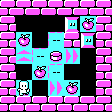

Tiled map render using the project's own tile images. Description and the whole map definition, tile-layer contents included, below:
An orthogonal 7x7 tile map with 16x16 px tiles, 1 tile layer (base).

<map version="1.5" tiledversion="1.5.0" orientation="orthogonal" renderorder="right-down" width="7" height="7" tilewidth="16" tileheight="16" infinite="0" nextlayerid="2" nextobjectid="1">
 <tileset firstgid="1" source="../../editor_tiles.tsx" />
 <layer id="1" name="base" width="7" height="7">
  <data encoding="csv">
1,1,1,1,1,1,1,
1,0,0,0,5,3,1,
1,3,0,4,1,5,1,
1,8,4,6,10,0,1,
1,0,3,4,0,0,1,
1,2,0,10,3,0,1,
1,1,1,1,1,1,1
</data>
 </layer>
</map>
